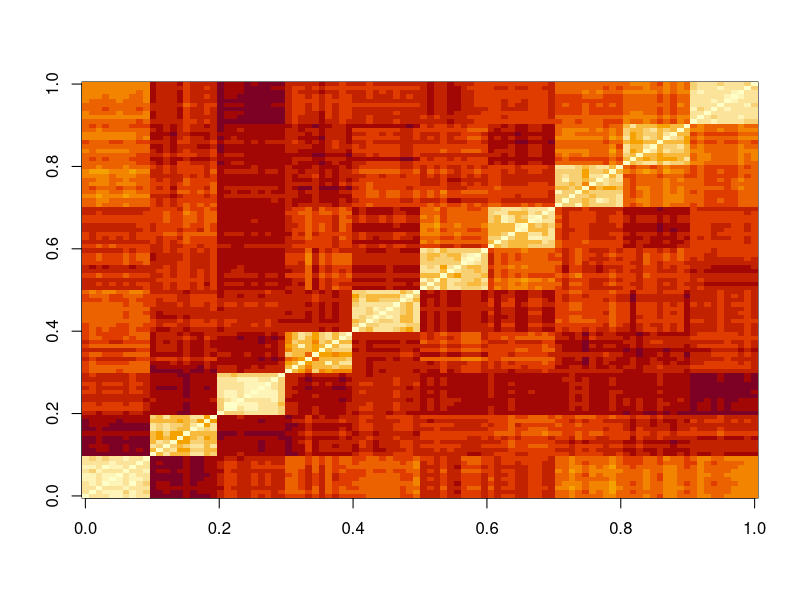

Source code (R):
library(class)
library(pracma)

x <- read.csv("att_faces_aligned/reps.csv", header = FALSE)
x <- as.matrix(x)
View(x)
dim(x)
labs <- read.csv("att_faces_aligned/labels.csv", header = FALSE, stringsAsFactors = FALSE)
dim(labs)
help(substr)
labs[, 2] <- sapply(labs[, 2], substring, 19)
y <- labs[, 1]
rownames(x) <- paste0(y, "_", (1:length(y)) %% 11)

floor(pdist(x[y <= 2, ]) * 10)

## distance matrix
image(pdist(x[y <= 10, ]))


## built test set
test_inds <- sapply(1:40, function(x) sample(which(labs[, 1]==x), 1))
x.te <- x[test_inds, ]
x.tr <- x[-test_inds, ]
y.te <- y[test_inds]
y.tr <- y[-test_inds]

## alternatively, build training set
tr_inds <- sapply(1:40, function(x) sample(which(labs[, 1]==x), 1, replace = FALSE))
x.te <- x[-tr_inds, ]
x.tr <- x[tr_inds, ]
y.te <- y[-tr_inds]
y.tr <- y[tr_inds]


## success of knn???
knn_errs <- numeric()
k <- 1
#for (k in 1:5) {
  res <- knn(train = x.tr, test = x.te, cl = y.tr, k = k)
  knn_errs[paste0("k_", k)] <- mean(res!=y.te)
#}
knn_errs

